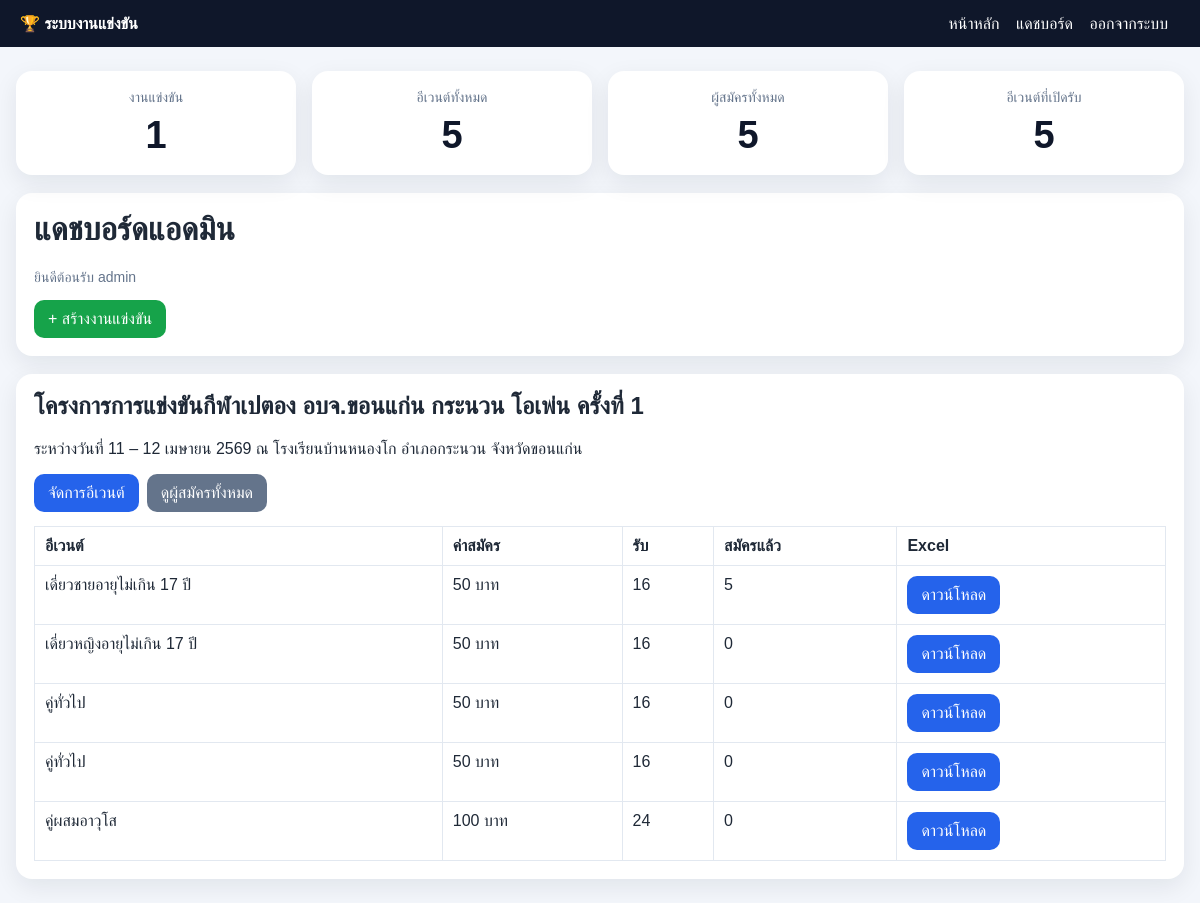
The page /admin (signed in) on the database its author committed.
### tables this page shows
CREATE TABLE tournaments (
            id INTEGER PRIMARY KEY AUTOINCREMENT,
            title TEXT NOT NULL,
            description TEXT,
            created_by INTEGER,
            created_at TEXT,
            is_open INTEGER NOT NULL DEFAULT 1,
            FOREIGN KEY(created_by) REFERENCES users(id)
        );

CREATE TABLE events (
            id INTEGER PRIMARY KEY AUTOINCREMENT,
            tournament_id INTEGER NOT NULL,
            event_name TEXT,
            category_type TEXT NOT NULL,
            gender_type TEXT NOT NULL,
            age_group TEXT NOT NULL,
            max_slots INTEGER NOT NULL,
            fee INTEGER NOT NULL DEFAULT 0,
            team_size INTEGER NOT NULL DEFAULT 1,
            is_open INTEGER NOT NULL DEFAULT 1,
            created_at TEXT,
            FOREIGN KEY(tournament_id) REFERENCES tournaments(id)
        );

### app.py (the view)
@app.route("/admin")
def admin_dashboard():
    if not is_logged_in():
        flash("กรุณาเข้าสู่ระบบก่อน")
        return redirect(url_for("login"))
    conn = get_db()
    tournaments = conn.execute(
        "SELECT * FROM tournaments WHERE created_by = ? ORDER BY id DESC",
        (session["user_id"],)
    ).fetchall()
    event_map = {}
    count_map = {}
    dashboard = {
        "tournaments": len(tournaments),
        "events": 0,
        "registrations": 0,
        "open_events": 0,
    }
    for t in tournaments:
        events = conn.execute(
            "SELECT * FROM events WHERE tournament_id = ? ORDER BY id ASC",
            (t["id"],)
        ).fetchall()
        event_map[t["id"]] = events
        count_map[t["id"]] = {}
        dashboard["events"] += len(events)
        for e in events:
            c = event_reg_count(e["id"])
            count_map[t["id"]][e["id"]] = c
            dashboard["registrations"] += c
            if e["is_open"]:
                dashboard["open_events"] += 1
    conn.close()
    return render_template("admin_dashboard.html", tournaments=tournaments, event_map=event_map, count_map=count_map, dashboard=dashboard)

### app.py (called while the page is built)
def get_db():
    conn = sqlite3.connect(DB_NAME)
    conn.row_factory = sqlite3.Row
    return conn

def is_logged_in():
    return "user_id" in session

def event_display_name(event):
    custom = (event["event_name"] or "").strip()
    if custom:
        return custom
    return f"{category_label(event['category_type'])} {gender_label(event['gender_type'])} {age_label(event['age_group'])}"

def event_reg_count(event_id):
    conn = get_db()
    total = conn.execute(
        "SELECT COUNT(*) AS total FROM registrations WHERE event_id = ?",
        (event_id,)
    ).fetchone()["total"]
    conn.close()
    return total

@app.context_processor
def inject_helpers():
    return {
        "category_label": category_label,
        "gender_label": gender_label,
        "age_label": age_label,
        "event_display_name": event_display_name,
    }

### templates/admin_dashboard.html (shortened to what this page needs)
{% extends 'base.html' %}
{% block content %}
<div class="grid four-col">
    <div class="card stat-card">
        <div class="stat-label">งานแข่งขัน</div>
        <div class="stat-number">{{ dashboard['tournaments'] }}</div>
    </div>
    <div class="card stat-card">
        <div class="stat-label">อีเวนต์ทั้งหมด</div>
        <div class="stat-number">{{ dashboard['events'] }}</div>
    </div>
    <div class="card stat-card">
        <div class="stat-label">ผู้สมัครทั้งหมด</div>
        <div class="stat-number">{{ dashboard['registrations'] }}</div>
    </div>
    <div class="card stat-card">
        <div class="stat-label">อีเวนต์ที่เปิดรับ</div>
        <div class="stat-number">{{ dashboard['open_events'] }}</div>
    </div>
</div>
<div class="card">
    <h1>แดชบอร์ดแอดมิน</h1>
    <p class="muted">ยินดีต้อนรับ {{ session['username'] }}</p>
    <div class="row-actions">
        <a class="btn btn-success" href="{{ url_for('create_tournament') }}">+ สร้างงานแข่งขัน</a>
    </div>
</div>
{% for t in tournaments %}
<div class="card">
    <h2>{{ t['title'] }}</h2>
    <p>{{ t['description'] or '-' }}</p>
    <div class="row-actions">
        <a class="btn" href="{{ url_for('manage_events', tournament_id=t['id']) }}">จัดการอีเวนต์</a>
        <a class="btn btn-secondary" href="{{ url_for('tournament_registrations', tournament_id=t['id']) }}">ดูผู้สมัครทั้งหมด</a>
    </div>
    <table style="margin-top:14px;">
        <thead>
            <tr>
                <th>อีเวนต์</th>
                <th>ค่าสมัคร</th>
                <th>รับ</th>
                <th>สมัครแล้ว</th>
                <th>Excel</th>
            </tr>
        </thead>
        <tbody>
            {% for e in event_map[t['id']] %}
            <tr>
                <td>{{ event_display_name(e) }}</td>
                <td>{{ e['fee'] }} บาท</td>
                <td>{{ e['max_slots'] }}</td>
                <td>{{ count_map[t['id']][e['id']] }}</td>
                <td><a class="btn" href="{{ url_for('export_event_excel', event_id=e['id']) }}">ดาวน์โหลด</a></td>
            </tr>
            {% else %}
            <tr><td colspan="5">ยังไม่มีอีเวนต์</td></tr>
            {% endfor %}
        </tbody>
    </table>
</div>
{% else %}
<div class="card">ยังไม่มีงานแข่งขัน</div>
{% endfor %}
{% endblock %}

### static/style.css (style rules this page uses)
* { box-sizing: border-box; }
body { font-family: Arial, sans-serif; background:#f3f6fb; margin:0; color:#1f2937; }
.card { background:#fff; border-radius:16px; padding:18px; margin-bottom:18px; box-shadow:0 8px 24px rgba(15, 23, 42, .08); }
h1,h2,h3 { margin-top:0; }
button, .btn { background:#2563eb; color:#fff; border:none; padding:10px 14px; border-radius:10px; cursor:pointer; text-decoration:none; display:inline-block; }
.btn-secondary { background:#64748b; }
.btn-success { background:#16a34a; }
.muted { color:#64748b; font-size:14px; }
.row-actions { display:flex; gap:8px; flex-wrap:wrap; }
.grid { display:grid; gap:16px; }
.grid.four-col { grid-template-columns: repeat(auto-fit, minmax(180px, 1fr)); }
.stat-card { text-align:center; }
.stat-label { color:#64748b; font-size:14px; margin-bottom:8px; }
.stat-number { font-size:38px; font-weight:700; color:#0f172a; }
table { width:100%; border-collapse:collapse; margin-top:8px; }
th, td { border:1px solid #e2e8f0; padding:10px; text-align:left; vertical-align:top; }

### rows shown on the page
tournaments: title "โครงการการแข่งขันกีฬาเปตอง อบจ.ขอนแก่น กระนวน โอเพ่น ครั้งที่ 1", description "ระหว่างวันที่ 11 – 12 เมษายน 2569 ณ โรงเรียนบ้านหนองโก อำเภอกระนวน จังหวัดขอนแก่น"
events: event_name "เดี่ยวชายอายุไม่เกิน 17 ปี", fee "50", max_slots "16", count_map "5"
events: event_name "เดี่ยวหญิงอายุไม่เกิน 17 ปี", fee "50", max_slots "16", count_map "0"
events: event_name "คู่ทั่วไป", fee "50", max_slots "16", count_map "0"
events: event_name "คู่ทั่วไป", fee "50", max_slots "16", count_map "0"
events: event_name "คู่ผสมอาวุโส", fee "100", max_slots "24", count_map "0"

### other values the page prints
{{ dashboard['tournaments'] }} "1"
{{ dashboard['events'] }} "5"
{{ dashboard['registrations'] }} "5"
{{ dashboard['open_events'] }} "5"
{{ session['username'] }} "admin"
